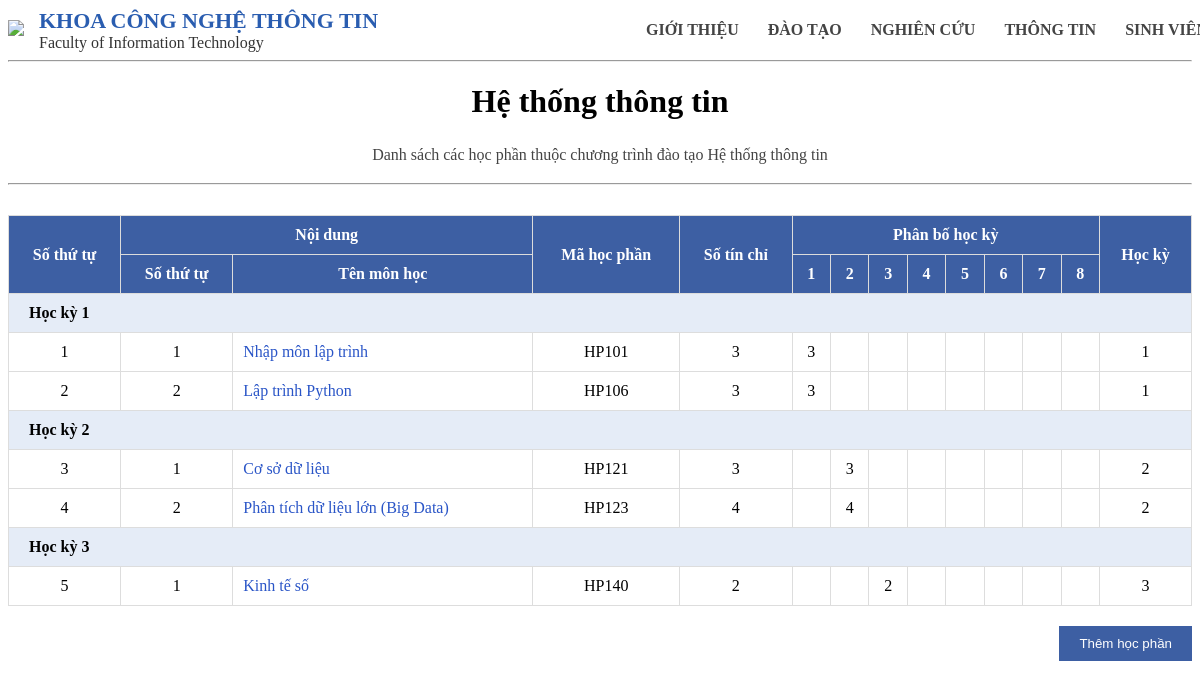
The page /detail/CT02 on the database its author committed.
### tables this page shows
CREATE TABLE "chuongtrinh" (
	"mact"	TEXT NOT NULL UNIQUE,
	"tenct"	TEXT NOT NULL,
	"chitieu"	INTEGER NOT NULL,
	"linhvuc"	TEXT NOT NULL,
	PRIMARY KEY("mact")
);

CREATE TABLE "chuongtrinhct" (
	"mact"	TEXT NOT NULL,
	"mahp"	TEXT NOT NULL,
	"stt"	INTEGER,
	"sotc"	INTEGER,
	"hocki"	INTEGER,
	"loai"	TEXT,
	PRIMARY KEY("mact","mahp")
);

CREATE TABLE "hocphan" (
	"mahp"	TEXT NOT NULL UNIQUE,
	"tenhp"	TEXT NOT NULL,
	"sotc"	INTEGER NOT NULL,
	PRIMARY KEY("mahp")
);

### main.py (the view)
@app.route("/detail/<mact>")
def detail(mact):
    conn = get_db()
    cur = conn.cursor()
    cur.execute("SELECT * FROM chuongtrinh WHERE mact=?", (mact,))
    ct = cur.fetchone()
    cur.execute("""
        SELECT hp.mahp, hp.tenhp, hp.sotc, ct.hocki, ct.loai, ct.hocki, ct.stt
        FROM chuongtrinhct ct
        JOIN hocphan hp ON ct.mahp = hp.mahp
        WHERE ct.mact = ?
        ORDER BY ct.hocki, ct.stt
    """, (mact,))
    rows = cur.fetchall()
    conn.close()
    return render_template("detail.html", rows=rows, ct=ct)

### main.py (called while the page is built)
def get_db():
    conn = sqlite3.connect("database.db")
    conn.row_factory = sqlite3.Row
    return conn

### templates/detail.html
{% extends "base.html" %}
{% block content %}
<div class="container">
<h1>{{ct.tenct}}</h1>
<p class="description">
Danh sách các học phần thuộc chương trình đào tạo {{ct.tenct}}
</p>
<hr>
<table>
<tr>
    <th rowspan="2">Số thứ tự</th>
    <th colspan="2">Nội dung</th>
    <th rowspan="2">Mã học phần</th>
    <th rowspan="2">Số tín chỉ</th>
    <th colspan="8">Phân bố học kỳ</th>
    <th rowspan="2">Học kỳ</th>
</tr>
<tr>
    <th>Số thứ tự</th>
    <th>Tên môn học</th>
    <th>1</th>
    <th>2</th>
    <th>3</th>
    <th>4</th>
    <th>5</th>
    <th>6</th>
    <th>7</th>
    <th>8</th>
</tr>
{% set stt = namespace(value=1) %}
{% for hocki, mon in rows|groupby("hocki") %}
<tr class="group">
<td colspan="14">Học kỳ {{hocki}}</td>
</tr>
{% for hp in mon %}
<tr>
<td>{{stt.value}}</td>
<td>{{loop.index}}</td>
<td class="subject">{{hp.tenhp}}</td>
<td>{{hp.mahp}}</td>
<td>{{hp.sotc}}</td>
<td>{% if hp.hocki==1 %}{{hp.sotc}}{% endif %}</td>
<td>{% if hp.hocki==2 %}{{hp.sotc}}{% endif %}</td>
<td>{% if hp.hocki==3 %}{{hp.sotc}}{% endif %}</td>
<td>{% if hp.hocki==4 %}{{hp.sotc}}{% endif %}</td>
<td>{% if hp.hocki==5 %}{{hp.sotc}}{% endif %}</td>
<td>{% if hp.hocki==6 %}{{hp.sotc}}{% endif %}</td>
<td>{% if hp.hocki==7 %}{{hp.sotc}}{% endif %}</td>
<td>{% if hp.hocki==8 %}{{hp.sotc}}{% endif %}</td>
<td>{{hp.hocki}}</td>
</tr>
{% set stt.value = stt.value + 1 %}
{% endfor %}
{% endfor %}
</table>
<a href="/add/{{ct.mact}}">
<button type="button" class="add">Thêm học phần</button>
</a>
</div>
{% endblock %}

### static/styles.css (style rules this page uses)
table { width:100%; border-collapse:collapse; margin-top:20px; }
th { background:#3d5fa3; color:white; padding:10px; }
td { padding:10px; border:1px solid #ddd; text-align:center; }
a { color:#2a55c7; text-decoration:none; }
h1,p { text-align:center; }
.description { color:#444; line-height:1.6; }
.add { margin-top:20px; padding:10px 20px; background:#3d5fa3; color:white; border:none; float:right; }
table { width:100%; border-collapse:collapse; margin-top:30px; }
th { background:#3d5fa3; color:white; padding:10px; border:1px solid #dcdcdc; }
td { padding:10px; border:1px solid #dcdcdc; text-align:center; }
.subject { text-align:left; color:#2a55c7; }
.group { background:#e5ecf7; font-weight:bold; }
.group td { text-align:left; padding-left:20px; }

### rows shown on the page
chuongtrinh: tenct "Hệ thống thông tin"
chuongtrinhct: value "1", tenhp "Nhập môn lập trình", mahp "HP101", sotc "3", hocki "1"
chuongtrinhct: value "2", tenhp "Lập trình Python", mahp "HP106", sotc "3", hocki "1"
chuongtrinhct: value "3", tenhp "Cơ sở dữ liệu", mahp "HP121", sotc "3", hocki "2"
chuongtrinhct: value "4", tenhp "Phân tích dữ liệu lớn (Big Data)", mahp "HP123", sotc "4", hocki "2"
chuongtrinhct: value "5", tenhp "Kinh tế số", mahp "HP140", sotc "2", hocki "3"

### other values the page prints
{{ hocki }} "1" "2" "3"
